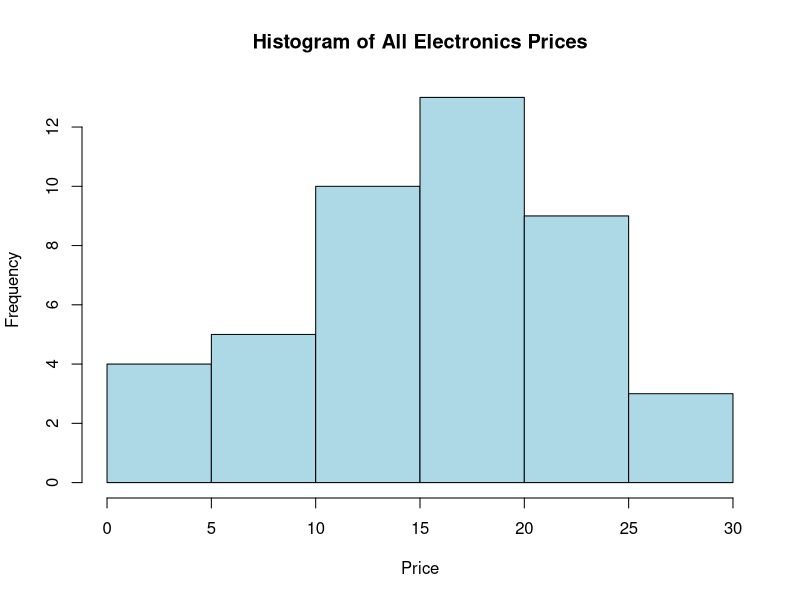

This chart was generated by the following R code:
#Equal-Frequency Binning and Smoothing

prices <- c(1, 1, 5, 5, 8, 18, 20, 20, 20,
            20, 20, 20, 20, 21, 21, 21, 21,
            25, 25, 25, 25, 25, 28, 28, 30,
            10, 10, 10, 10, 12, 14, 14, 14,
            15, 15, 15, 15, 15, 15, 18, 18,
            18, 18, 18)
# Sort the data
prices <- sort(prices)

# Divide into 3 equal-frequency bins
num_bins <- 3
bin_id <- ceiling(seq_along(prices) * num_bins / length(prices))
bins <- split(prices, bin_id)

print("Equal-frequency bins:")
print(bins)

# Smoothing by bin means
mean_smooth <- lapply(bins, function(x) rep(mean(x), length(x)))
print("Smoothing by bin means:")
print(mean_smooth)

# Smoothing by bin boundaries
boundary_smooth <- lapply(bins, function(x) {
  lower <- min(x)
  upper <- max(x)
  ifelse(abs(x - lower) <= abs(x - upper), lower, upper)
})
print("Smoothing by bin boundaries:")
print(boundary_smooth)

# Histogram
hist(prices,
     main = "Histogram of All Electronics Prices",
     xlab = "Price",
     ylab = "Frequency",
     col = "lightblue")
